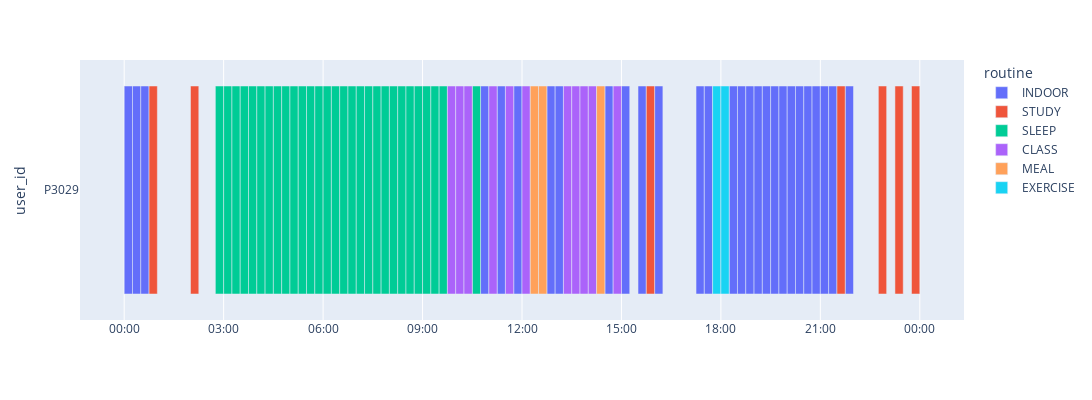

Notebook cell for this chart:
### Markdown cell above
### Check with Daily Routine

### Code cell
import plotly.express as px

daily_fig_df = daily_df.copy()
daily_fig_df['start_at'] = pd.to_datetime(daily_df['start_at'], format='%H:%M:%S')
daily_fig_df['end_at'] = daily_fig_df['start_at'] + pd.Timedelta(minutes=15)
fig = px.timeline(
    daily_fig_df,
    x_start='start_at',
    x_end='end_at',
    y='user_id',
    color='routine',
    height=400,
    width=1200,
)
fig.update_xaxes(tickformat="%H:%M")

fig.show()

### Figure 1 — Plotly figure (JSON) as saved in the notebook; plotly's stock layout.template omitted (floating-point values rounded to 4 significant figures)
{"data": [{"alignmentgroup": "True", "base": ["1900-01-01T00:00:00", "1900-01-01T00:15:00", "1900-01-01T00:30:00", "1900-01-01T10:45:00", "1900-01-01T11:15:00", "1900-01-01T11:45:00", "1900-01-01T12:45:00", "1900-01-01T13:00:00", "1900-01-01T14:30:00", "1900-01-01T15:00:00", "1900-01-01T15:30:00", "1900-01-01T16:00:00", "1900-01-01T17:15:00", "1900-01-01T17:30:00", "1900-01-01T18:15:00", "1900-01-01T18:30:00", "1900-01-01T18:45:00", "1900-01-01T19:00:00", "1900-01-01T19:15:00", "1900-01-01T19:30:00", "1900-01-01T19:45:00", "1900-01-01T20:00:00", "1900-01-01T20:15:00", "1900-01-01T20:30:00", "1900-01-01T20:45:00", "1900-01-01T21:00:00", "1900-01-01T21:15:00", "1900-01-01T21:45:00"], "hovertemplate": "routine=INDOOR<br>start_at=%{base}<br>end_at=%{x}<br>user_id=%{y}<extra></extra>", "legendgroup": "INDOOR", "marker": {"color": "#636efa", "pattern": {"shape": ""}}, "name": "INDOOR", "offsetgroup": "INDOOR", "orientation": "h", "showlegend": true, "textposition": "auto", "type": "bar", "x": [900000, 900000, 900000, 900000, 900000, 900000, 900000, 900000, 900000, 900000, 900000, 900000, 900000, 900000, 900000, 900000, 900000, 900000, 900000, 900000, 900000, 900000, 900000, 900000, 900000, 900000, 900000, 900000], "xaxis": "x", "y": ["P3029", "P3029", "P3029", "P3029", "P3029", "P3029", "P3029", "P3029", "P3029", "P3029", "P3029", "P3029", "P3029", "P3029", "P3029", "P3029", "P3029", "P3029", "P3029", "P3029", "P3029", "P3029", "P3029", "P3029", "P3029", "P3029", "P3029", "P3029"], "yaxis": "y"}, {"alignmentgroup": "True", "base": ["1900-01-01T00:45:00", "1900-01-01T02:00:00", "1900-01-01T15:45:00", "1900-01-01T21:30:00", "1900-01-01T22:45:00", "1900-01-01T23:15:00", "1900-01-01T23:45:00"], "hovertemplate": "routine=STUDY<br>start_at=%{base}<br>end_at=%{x}<br>user_id=%{y}<extra></extra>", "legendgroup": "STUDY", "marker": {"color": "#EF553B", "pattern": {"shape": ""}}, "name": "STUDY", "offsetgroup": "STUDY", "orientation": "h", "showlegend": true, "textposition": "auto", "type": "bar", "x": [900000, 900000, 900000, 900000, 900000, 900000, 900000], "xaxis": "x", "y": ["P3029", "P3029", "P3029", "P3029", "P3029", "P3029", "P3029"], "yaxis": "y"}, {"alignmentgroup": "True", "base": ["1900-01-01T02:45:00", "1900-01-01T03:00:00", "1900-01-01T03:15:00", "1900-01-01T03:30:00", "1900-01-01T03:45:00", "1900-01-01T04:00:00", "1900-01-01T04:15:00", "1900-01-01T04:30:00", "1900-01-01T04:45:00", "1900-01-01T05:00:00", "1900-01-01T05:15:00", "1900-01-01T05:30:00", "1900-01-01T05:45:00", "1900-01-01T06:00:00", "1900-01-01T06:15:00", "1900-01-01T06:30:00", "1900-01-01T06:45:00", "1900-01-01T07:00:00", "1900-01-01T07:15:00", "1900-01-01T07:30:00", "1900-01-01T07:45:00", "1900-01-01T08:00:00", "1900-01-01T08:15:00", "1900-01-01T08:30:00", "1900-01-01T08:45:00", "1900-01-01T09:00:00", "1900-01-01T09:15:00", "1900-01-01T09:30:00", "1900-01-01T10:30:00"], "hovertemplate": "routine=SLEEP<br>start_at=%{base}<br>end_at=%{x}<br>user_id=%{y}<extra></extra>", "legendgroup": "SLEEP", "marker": {"color": "#00cc96", "pattern": {"shape": ""}}, "name": "SLEEP", "offsetgroup": "SLEEP", "orientation": "h", "showlegend": true, "textposition": "auto", "type": "bar", "x": [900000, 900000, 900000, 900000, 900000, 900000, 900000, 900000, 900000, 900000, 900000, 900000, 900000, 900000, 900000, 900000, 900000, 900000, 900000, 900000, 900000, 900000, 900000, 900000, 900000, 900000, 900000, 900000, 900000], "xaxis": "x", "y": ["P3029", "P3029", "P3029", "P3029", "P3029", "P3029", "P3029", "P3029", "P3029", "P3029", "P3029", "P3029", "P3029", "P3029", "P3029", "P3029", "P3029", "P3029", "P3029", "P3029", "P3029", "P3029", "P3029", "P3029", "P3029", "P3029", "P3029", "P3029", "P3029"], "yaxis": "y"}, {"alignmentgroup": "True", "base": ["1900-01-01T09:45:00", "1900-01-01T10:00:00", "1900-01-01T10:15:00", "1900-01-01T11:00:00", "1900-01-01T11:30:00", "1900-01-01T12:00:00", "1900-01-01T13:15:00", "1900-01-01T13:30:00", "1900-01-01T13:45:00", "1900-01-01T14:00:00", "1900-01-01T14:45:00"], "hovertemplate": "routine=CLASS<br>start_at=%{base}<br>end_at=%{x}<br>user_id=%{y}<extra></extra>", "legendgroup": "CLASS", "marker": {"color": "#ab63fa", "pattern": {"shape": ""}}, "name": "CLASS", "offsetgroup": "CLASS", "orientation": "h", "showlegend": true, "textposition": "auto", "type": "bar", "x": [900000, 900000, 900000, 900000, 900000, 900000, 900000, 900000, 900000, 900000, 900000], "xaxis": "x", "y": ["P3029", "P3029", "P3029", "P3029", "P3029", "P3029", "P3029", "P3029", "P3029", "P3029", "P3029"], "yaxis": "y"}, {"alignmentgroup": "True", "base": ["1900-01-01T12:15:00", "1900-01-01T12:30:00", "1900-01-01T14:15:00"], "hovertemplate": "routine=MEAL<br>start_at=%{base}<br>end_at=%{x}<br>user_id=%{y}<extra></extra>", "legendgroup": "MEAL", "marker": {"color": "#FFA15A", "pattern": {"shape": ""}}, "name": "MEAL", "offsetgroup": "MEAL", "orientation": "h", "showlegend": true, "textposition": "auto", "type": "bar", "x": [900000, 900000, 900000], "xaxis": "x", "y": ["P3029", "P3029", "P3029"], "yaxis": "y"}, {"alignmentgroup": "True", "base": ["1900-01-01T17:45:00", "1900-01-01T18:00:00"], "hovertemplate": "routine=EXERCISE<br>start_at=%{base}<br>end_at=%{x}<br>user_id=%{y}<extra></extra>", "legendgroup": "EXERCISE", "marker": {"color": "#19d3f3", "pattern": {"shape": ""}}, "name": "EXERCISE", "offsetgroup": "EXERCISE", "orientation": "h", "showlegend": true, "textposition": "auto", "type": "bar", "x": [900000, 900000], "xaxis": "x", "y": ["P3029", "P3029"], "yaxis": "y"}], "layout": {"barmode": "overlay", "height": 400, "legend": {"title": {"text": "routine"}, "tracegroupgap": 0}, "margin": {"t": 60}, "width": 1200, "xaxis": {"anchor": "y", "domain": [0, 1], "tickformat": "%H:%M", "type": "date"}, "yaxis": {"anchor": "x", "domain": [0, 1], "title": {"text": "user_id"}}}}
